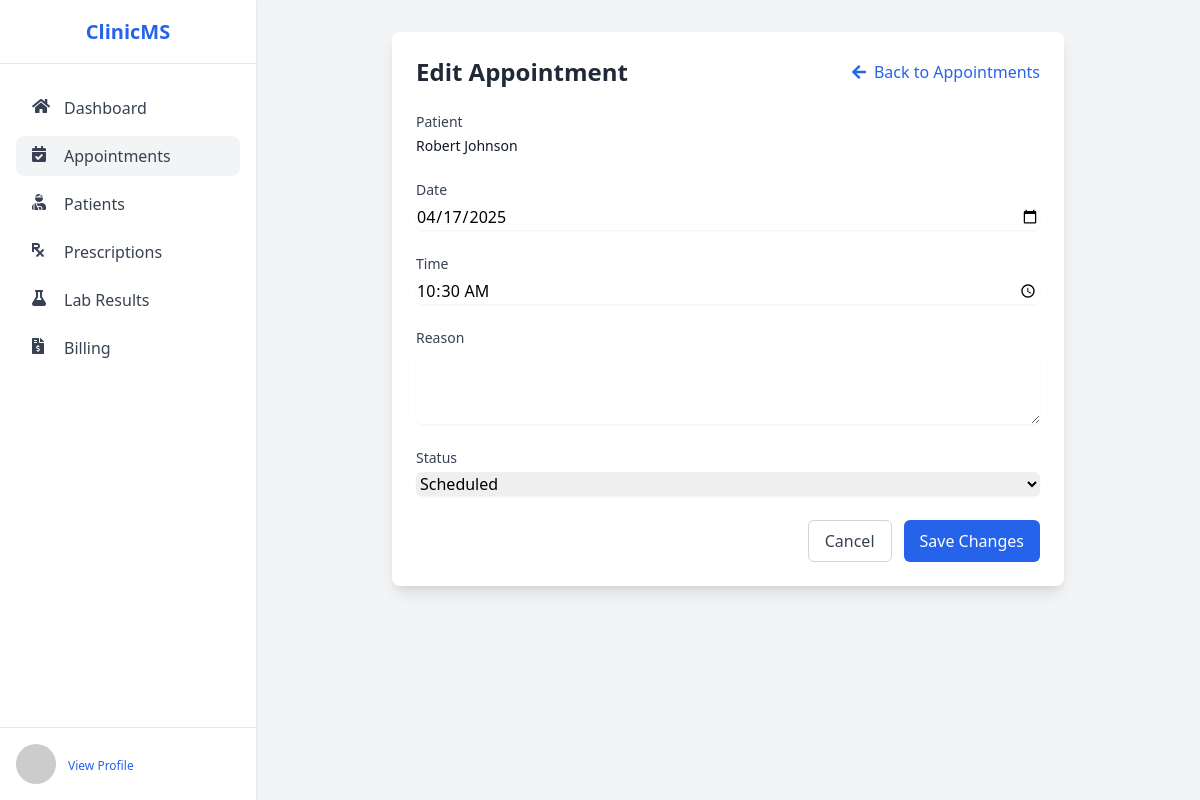
The app's page /edit_appointment.php?id=2 (signed in) with its own data.
### tables this page shows
CREATE TABLE IF NOT EXISTS appointments (
    id INT AUTO_INCREMENT PRIMARY KEY,
    patient_id INT NOT NULL,
    doctor_id INT NOT NULL,
    appointment_date DATE NOT NULL,
    appointment_time TIME NOT NULL,
    type VARCHAR(100),
    status ENUM('Scheduled', 'Confirmed', 'Completed', 'Cancelled') DEFAULT 'Scheduled',
    notes TEXT,
    created_at DATETIME DEFAULT CURRENT_TIMESTAMP,
    FOREIGN KEY (patient_id) REFERENCES patients(id) ON DELETE CASCADE,
    FOREIGN KEY (doctor_id) REFERENCES doctors(id) ON DELETE CASCADE
);

CREATE TABLE IF NOT EXISTS patients (
    id INT AUTO_INCREMENT PRIMARY KEY,
    first_name VARCHAR(50) NOT NULL,
    last_name VARCHAR(50) NOT NULL,
    email VARCHAR(100),
    phone VARCHAR(20),
    date_of_birth DATE,
    gender ENUM('M', 'F', 'Other'),
    address TEXT,
    medical_history TEXT,
    status ENUM('Active', 'Inactive') DEFAULT 'Active',
    created_at DATETIME DEFAULT CURRENT_TIMESTAMP
);

### edit_appointment.php (the view, shortened to what this page needs)
<?php
require_once 'config/database.php';
$doctor_id = $_SESSION['doctor_id'];
$appointment = null;
$appointment_id = $_GET['id'];
try {
    $stmt = $pdo->prepare("
        SELECT a.*, p.first_name as patient_first_name, p.last_name as patient_last_name
        FROM appointments a
        JOIN patients p ON a.patient_id = p.id
        WHERE a.id = ? AND a.doctor_id = ?
    ");
    $stmt->execute([$appointment_id, $doctor_id]);
    $appointment = $stmt->fetch();
} catch (PDOException $e) {
    $_SESSION['error_message'] = 'An error occurred while fetching the appointment.';
    header('Location: appointments.php');
    exit;
}
?>
<!DOCTYPE html>
<html lang="en">
<head>
    <link href="https://cdn.jsdelivr.net/npm/tailwindcss@2.2.19/dist/tailwind.min.css" rel="stylesheet">
    <link rel="stylesheet" href="https://cdnjs.cloudflare.com/ajax/libs/font-awesome/5.15.4/css/all.min.css">
</head>
<body class="bg-gray-100">
    <div class="sidebar">
        <div class="flex flex-col h-full">
            <div class="flex items-center justify-center h-16 px-4 border-b">
                <h1 class="text-xl font-bold text-blue-600">ClinicMS</h1>
            </div>
            <nav class="flex-1 px-4 py-6 space-y-2">
                <a href="dashboard.php" class="flex items-center px-4 py-2 text-gray-700 hover:bg-gray-100 rounded-lg">
                    <i class="fas fa-home w-5 h-5 mr-3"></i>
                    Dashboard
                </a>
                <a href="appointments.php" class="flex items-center px-4 py-2 text-gray-700 bg-gray-100 rounded-lg">
                    <i class="fas fa-calendar-check w-5 h-5 mr-3"></i>
                    Appointments
                </a>
                <a href="patients.php" class="flex items-center px-4 py-2 text-gray-700 hover:bg-gray-100 rounded-lg">
                    <i class="fas fa-user-injured w-5 h-5 mr-3"></i>
                    Patients
                </a>
                <a href="prescriptions.php" class="flex items-center px-4 py-2 text-gray-700 hover:bg-gray-100 rounded-lg">
                    <i class="fas fa-prescription w-5 h-5 mr-3"></i>
                    Prescriptions
                </a>
                <a href="lab_results.php" class="flex items-center px-4 py-2 text-gray-700 hover:bg-gray-100 rounded-lg">
                    <i class="fas fa-flask w-5 h-5 mr-3"></i>
                    Lab Results
                </a>
                <a href="billing.php" class="flex items-center px-4 py-2 text-gray-700 hover:bg-gray-100 rounded-lg">
                    <i class="fas fa-file-invoice-dollar w-5 h-5 mr-3"></i>
                    Billing
                </a>
            </nav>
            <div class="p-4 border-t">
                <div class="flex items-center">
                    <div class="flex-shrink-0">
                        <img class="w-10 h-10 rounded-full" src="https://ui-avatars.com/api/?name=<?php echo urlencode($doctor_name); ?>&background=0D8ABC&color=fff" alt="Profile">
                    </div>
                    <div class="ml-3">
                        <a href="profile.php" class="text-xs text-blue-600 hover:text-blue-800">View Profile</a>
                    </div>
                </div>
            </div>
        </div>
    </div>
    <div class="main-content p-8">
        <div class="max-w-2xl mx-auto">
            <div class="bg-white rounded-lg shadow-lg p-6">
                <div class="flex justify-between items-center mb-6">
                    <h1 class="text-2xl font-bold text-gray-800">Edit Appointment</h1>
                    <a href="appointments.php" class="text-blue-600 hover:text-blue-800">
                        <i class="fas fa-arrow-left mr-2"></i>Back to Appointments
                    </a>
                </div>
                <form method="POST" class="space-y-6">
                    <div>
                        <label class="block text-sm font-medium text-gray-700">Patient</label>
                        <p class="mt-1 text-sm text-gray-900">
                            <?= htmlspecialchars($appointment['patient_first_name'] . ' ' . $appointment['patient_last_name']) ?>
                        </p>
                    </div>
                    <div>
                        <label for="appointment_date" class="block text-sm font-medium text-gray-700">Date</label>
                        <input type="date" name="appointment_date" id="appointment_date"
                               value="<?= htmlspecialchars($appointment['appointment_date']) ?>"
                               class="mt-1 block w-full rounded-md border-gray-300 shadow-sm focus:border-blue-500 focus:ring-blue-500">
                    </div>
                    <div>
                        <label for="appointment_time" class="block text-sm font-medium text-gray-700">Time</label>
                        <input type="time" name="appointment_time" id="appointment_time"
                               value="<?= htmlspecialchars($appointment['appointment_time']) ?>"
                               class="mt-1 block w-full rounded-md border-gray-300 shadow-sm focus:border-blue-500 focus:ring-blue-500">
                    </div>
                    <div>
                        <label for="reason" class="block text-sm font-medium text-gray-700">Reason</label>
                        <textarea name="reason" id="reason" rows="3"
                                  class="mt-1 block w-full rounded-md border-gray-300 shadow-sm focus:border-blue-500 focus:ring-blue-500"><?= htmlspecialchars($appointment['reason']) ?></textarea>
                    </div>
                    <div>
                        <label for="status" class="block text-sm font-medium text-gray-700">Status</label>
                        <select name="status" id="status"
                                class="mt-1 block w-full rounded-md border-gray-300 shadow-sm focus:border-blue-500 focus:ring-blue-500">
                            <option value="Scheduled" <?= $appointment['status'] === 'Scheduled' ? 'selected' : '' ?>>Scheduled</option>
                        </select>
                    </div>
                    <div class="flex justify-end space-x-3">
                        <a href="appointments.php" class="px-4 py-2 border border-gray-300 rounded-md text-gray-700 hover:bg-gray-50">
                            Cancel
                        </a>
                        <button type="submit" class="px-4 py-2 bg-blue-600 text-white rounded-md hover:bg-blue-700">
                            Save Changes
                        </button>
                    </div>
                </form>
            </div>
        </div>
    </div>
</body>
</html>

### edit_appointment.php (style rules this page uses)
.sidebar { position: fixed; top: 0; left: 0; width: 16rem; height: 100vh; background-color: white; box-shadow: 0 1px 3px 0 rgba(0, 0, 0, 0.1); z-index: 10; }
.main-content { margin-left: 16rem; min-height: 100vh; }

### records on screen
appointments: patient.last_name "Robert Johnson", appointment_date "04/17/2025", appointment_time "10:30:00", status "Scheduled"
